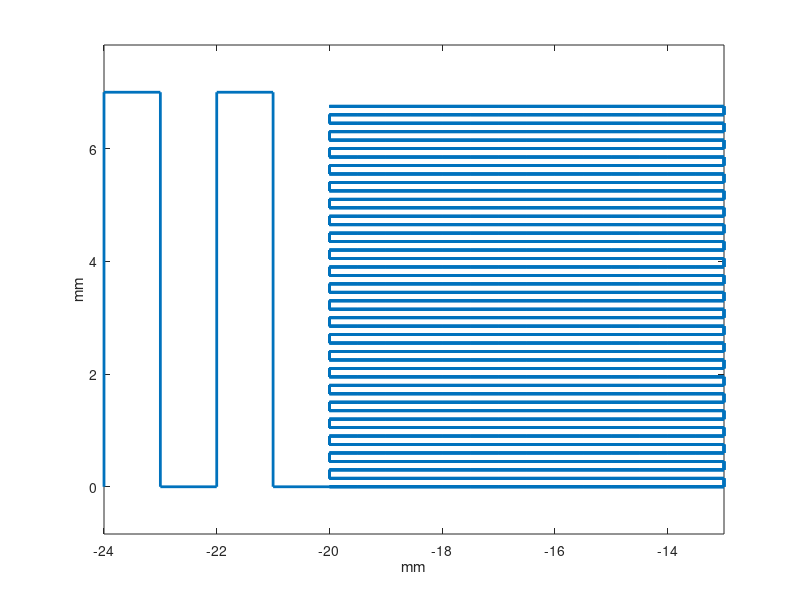

The MATLAB source for this figure:
%Description: This script generates a txt file that can be used as gcode
%to generate the route of the nozzle to print a sinusoidal fiber patch.
%Written by Diego Quevedo-Moreno (07/08/2020)
%Modified by Claudia Varela (2/23/2021)

%% G-code generation
clc, clear all, close all
yv=linspace(0,10*pi,500);
Ns=1;%Number of Samples
A=0;%Amplitude(mm)
P=1;%Density 
WL=5;%Wave Length(2*pi/WL=wavelength)(mm) 
W=.150;%Fiber Width(mm)
SL=7;%Sample Length(mm)
SW=7;%Sample Width(mm)
nL=5;%#Layers
Lt=.020;%Layer thickness(mm)
iL=0;%Initial Layer Thickness(mm)
dp=.5;%Distance Between points
F= 275;%Printing Speed(mm/min)
nf=(SW/W)*P;%#Fibers
dL=0.0002; %Layer height decrease between layers
%df=(SW-(2*A)-W)/(nf-1);%Distance between fibers
df=(SW-W)/(nf-1);%Distance between fibers version 2 
Offset=[-20 0];%%Offset if needed [X Y] (mm)-20 normally in Y
x=0:dp:SL;
Vy=0:0.01:(SW-(2*A));

%Sinusoidal Generator
for j=1:nf
    for i=1:length(x)
            y(i,j)=A*sin(x(i)*(pi)/WL)+(j-1)*df;
    end
end
%Sinusoidal Pattern Generator
for j=0:nf-1
    if rem(j,2)==0 %Odd direction 
        for i=1:length(x)
            xt(i+(length(x)*j))=x(i);
            yt(i+(length(x)*j))=y(i,(j+1));
        end
    else %Even direction
        for i=1:length(x)
            xt(i+(length(x)*j))= x((SL/dp+1)-i+1);
            yt(i+(length(x)*j))=y(((SL/dp+1)-i+1),(j+1));
        end
    end
end

%%Skirt 
svx=[-4 -4 -3 -3 -2 -2 -1 -1];
svy=[0 SW SW 0 0 SW SW 0];
svz=[iL iL iL iL iL iL iL iL];

xtf=flip(xt);
ytf=flip(yt);
for k=1:nL
    if rem(k,2)==1
        for i=1:length(xt)
            gx(i+length(xt)*(k-1))=xt(i);
            gy(i+length(xt)*(k-1))=yt(i);
            gz(i+length(xt)*(k-1))=((k-1)*Lt)+iL-(dL*(k-1));
        end
    else
        for i=1:length(xt)
            gx(i+length(xt)*(k-1))=xtf(i);
            gy(i+length(xt)*(k-1))=ytf(i);
            gz(i+length(xt)*(k-1))=((k-1)*Lt)+iL-(dL*(k-1));
        end
    end
end

%Grip Zone
gzvx=0:W/2:10;
for k=1:2:length(gzvx)
gzx(k)=gzvx(k);
gzy(k)=SW+A;
gzz(k)=iL+Lt*nL;
if k>1
gzx(k-1)=gzvx(k);
gzy(k-1)=0-A;
gzz(k-1)=iL+Lt*nL;
end
end

%Vector with Grip Zone 
% gx=[svx gx gzx gzx+SL-10];
% gy=[svy gy gzy gzy];
% gz=[svz gz gzz gzz];

% %Vector without Grip Zone 
gx=[svx gx];
gy=[svy gy];
gz=[svz gz];

%Vector without Grip Zone and Skirt
% gx=[gx];
% gy=[gy];
% gz=[gz];


 
%%Offset (if needed)
gx=gx + Offset(1);
gy=gy + Offset(2);



for j=1:Ns
    for i=1:length(gx)
        gtx(i+(length(gx)*(j-1)))=gx(i);
        gty(i+(length(gx)*(j-1)))=(gy(i)+(SW+3)*(j-1));
        gtz(i+(length(gx)*(j-1)))=gz(i);
    end 
end
figure 
axis equal 
grid off
axis on
hold on
plot3(gtx,gty,gtz,'-','LineWidth',2);
% set(gca,'Color',[217 217 217]/255)
xlabel('mm');
ylabel('mm');
zlabel('mm');
box on


%% File saving
% Nomenclature
% p(density)_a(amplitude)_size_F(printing speed)_dp(distance between points)_L(# of layers)_#samples_fw(fiber width)_Lt(Layer Thickness)
currentFolder = pwd;
path=strcat(currentFolder,'\SampleTest_p100_a0_7x7mm_F275_dp.5mm_L5_1_fw150_Lt.02mm.gcode');
fid = fopen(path,'w');
fprintf(fid,'F%8.6f\r\n',F);

for j = 1:length(gtx)

    fprintf(fid,'LINEAR X%8.6f Y%8.6f Z%8.6f\r\n',gtx(j),gty(j),gtz(j));
    
end
    
fclose('all');
